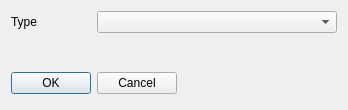
<?xml version="1.0" encoding="UTF-8"?>
<ui version="4.0">
 <class>eDocument</class>
 <widget class="QDialog" name="eDocument">
  <property name="geometry">
   <rect>
    <x>0</x>
    <y>0</y>
    <width>348</width>
    <height>110</height>
   </rect>
  </property>
  <property name="windowTitle">
   <string>Document</string>
  </property>
  <layout class="QGridLayout">
   <item row="3" column="0" colspan="4">
    <layout class="QHBoxLayout"/>
   </item>
   <item row="1" column="1" colspan="3">
    <widget class="QComboBox" name="eType"/>
   </item>
   <item row="1" column="0">
    <widget class="QLabel" name="textLabel2">
     <property name="maximumSize">
      <size>
       <width>100</width>
       <height>32767</height>
      </size>
     </property>
     <property name="text">
      <string>Type</string>
     </property>
     <property name="wordWrap">
      <bool>false</bool>
     </property>
    </widget>
   </item>
   <item row="4" column="0">
    <spacer name="spacer4">
     <property name="orientation">
      <enum>Qt::Vertical</enum>
     </property>
     <property name="sizeType">
      <enum>QSizePolicy::Expanding</enum>
     </property>
     <property name="sizeHint" stdset="0">
      <size>
       <width>31</width>
       <height>16</height>
      </size>
     </property>
    </spacer>
   </item>
   <item row="5" column="0" colspan="2">
    <layout class="QHBoxLayout">
     <item>
      <widget class="QPushButton" name="bOK">
       <property name="text">
        <string>OK</string>
       </property>
       <property name="default">
        <bool>true</bool>
       </property>
      </widget>
     </item>
     <item>
      <widget class="QPushButton" name="bCancel">
       <property name="text">
        <string>Cancel</string>
       </property>
      </widget>
     </item>
    </layout>
   </item>
   <item row="5" column="2" colspan="2">
    <spacer name="spacer2">
     <property name="orientation">
      <enum>Qt::Horizontal</enum>
     </property>
     <property name="sizeType">
      <enum>QSizePolicy::Expanding</enum>
     </property>
     <property name="sizeHint" stdset="0">
      <size>
       <width>91</width>
       <height>31</height>
      </size>
     </property>
    </spacer>
   </item>
  </layout>
 </widget>
 <layoutdefault spacing="6" margin="11"/>
 <pixmapfunction>qPixmapFromMimeSource</pixmapfunction>
 <includes>
  <include location="local">ananas.h</include>
  <include location="local">wdocument.h</include>
 </includes>
 <resources/>
 <connections>
  <connection>
   <sender>bOK</sender>
   <signal>clicked()</signal>
   <receiver>eDocument</receiver>
   <slot>accept()</slot>
   <hints>
    <hint type="sourcelabel">
     <x>20</x>
     <y>20</y>
    </hint>
    <hint type="destinationlabel">
     <x>20</x>
     <y>20</y>
    </hint>
   </hints>
  </connection>
  <connection>
   <sender>bCancel</sender>
   <signal>clicked()</signal>
   <receiver>eDocument</receiver>
   <slot>reject()</slot>
   <hints>
    <hint type="sourcelabel">
     <x>20</x>
     <y>20</y>
    </hint>
    <hint type="destinationlabel">
     <x>20</x>
     <y>20</y>
    </hint>
   </hints>
  </connection>
 </connections>
</ui>
